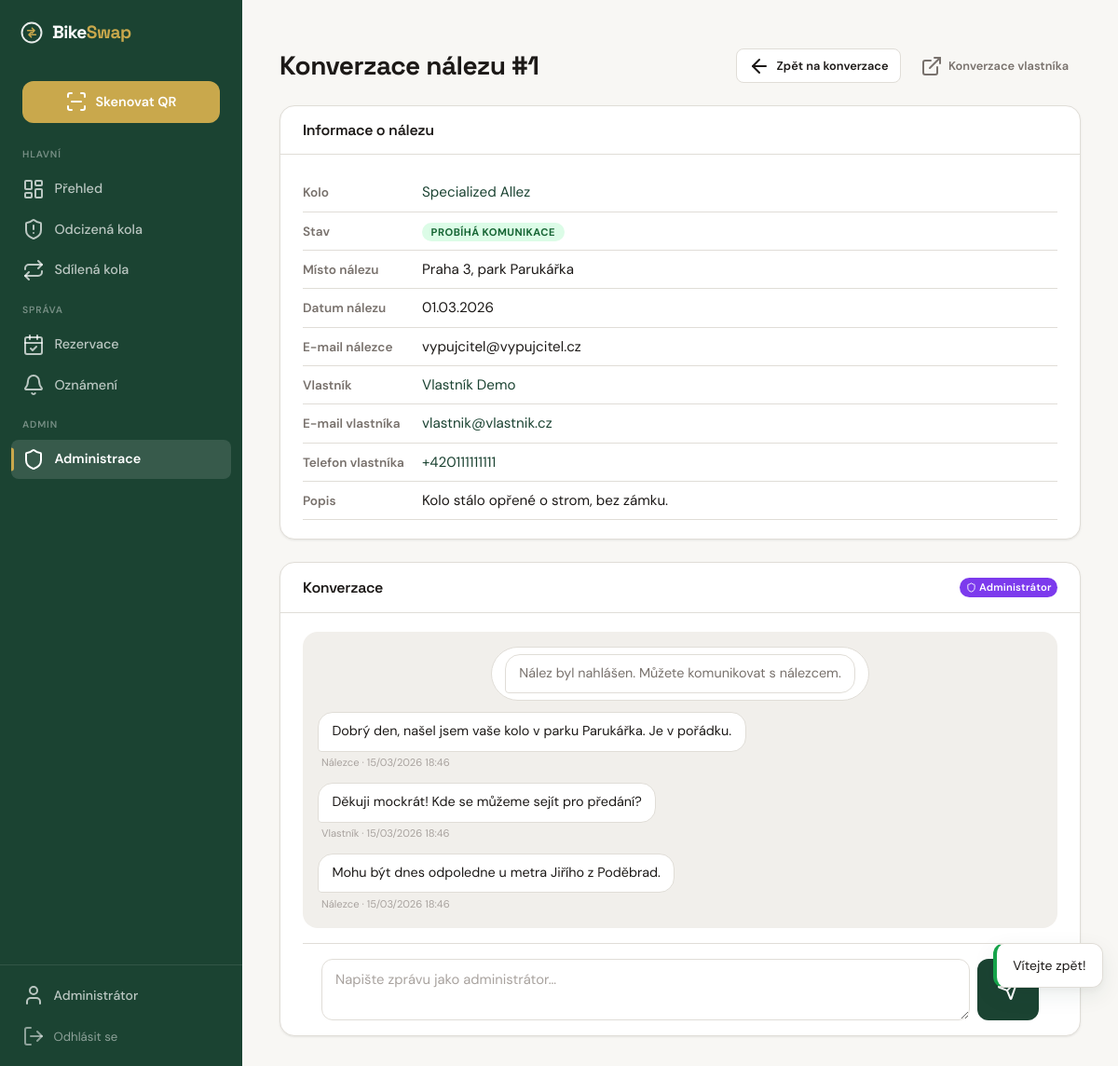
The page /admin/conversation/found/1 (signed in) on the database its author committed.
### tables this page shows
CREATE TABLE IF NOT EXISTS `users` (
    `id`                 INT UNSIGNED    NOT NULL AUTO_INCREMENT,
    `email`              VARCHAR(255)    NOT NULL,
    `password_hash`      VARCHAR(255)    NOT NULL,
    `role`               ENUM('user', 'police', 'admin') NOT NULL DEFAULT 'user',
    `first_name`         VARCHAR(50)     NOT NULL,
    `surname`            VARCHAR(50)     NOT NULL DEFAULT '',
    `phone`              VARCHAR(20)     NULL DEFAULT NULL,
    `address`            VARCHAR(255)    NULL DEFAULT NULL,
    `is_verified`        TINYINT(1)      NOT NULL DEFAULT 0,
    `verification_token` VARCHAR(64)     NULL DEFAULT NULL,
    `password_reset_token`   VARCHAR(64) NULL DEFAULT NULL,
    `password_reset_expires` DATETIME    NULL DEFAULT NULL,
    `totp_secret`        VARCHAR(255)    NULL DEFAULT NULL,
    `totp_enabled`       TINYINT(1)      NOT NULL DEFAULT 0,
    `karma_score`        INT             NOT NULL DEFAULT 0,
    `is_banned`          TINYINT(1)      NOT NULL DEFAULT 0,
    `created_at`         DATETIME        NOT NULL DEFAULT CURRENT_TIMESTAMP,
    `updated_at`         DATETIME        NOT NULL DEFAULT CURRENT_TIMESTAMP ON UPDATE CURRENT_TIMESTAMP,
    `last_login_at`      DATETIME        NULL DEFAULT NULL,

    PRIMARY KEY (`id`),
    UNIQUE KEY `uq_users_email` (`email`),
    KEY `idx_users_role` (`role`)
);

CREATE TABLE IF NOT EXISTS `found_reports` (
    `id`                  INT UNSIGNED    NOT NULL AUTO_INCREMENT,
    `bike_id`             INT UNSIGNED    NULL DEFAULT NULL,
    `qr_hash_scanned`     VARCHAR(64)     NULL DEFAULT NULL,
    `reported_by`         INT UNSIGNED    NULL DEFAULT NULL,
    `reporter_email`      VARCHAR(255)    NULL DEFAULT NULL,
    `reporter_phone`      VARCHAR(20)     NULL DEFAULT NULL,
    `reporter_ip`         VARCHAR(45)     NULL DEFAULT NULL,
    `conversation_token`  VARCHAR(64)     NOT NULL,
    `found_date`          DATE            NULL DEFAULT NULL,
    `found_location_text` VARCHAR(255)    NULL DEFAULT NULL,
    `found_location_lat`  DECIMAL(10, 7)  NULL DEFAULT NULL,
    `found_location_lng`  DECIMAL(10, 7)  NULL DEFAULT NULL,
    `description`         TEXT            NULL DEFAULT NULL,
    `status`              ENUM('pending', 'verified', 'contacted', 'resolved', 'closed') NOT NULL DEFAULT 'pending',
    `verified_by`         INT UNSIGNED    NULL DEFAULT NULL,
    `verified_at`         DATETIME        NULL DEFAULT NULL,
    `created_at`          DATETIME        NOT NULL DEFAULT CURRENT_TIMESTAMP,

    PRIMARY KEY (`id`),
    UNIQUE KEY `uq_found_token` (`conversation_token`),
    KEY `idx_found_bike` (`bike_id`),
    KEY `idx_found_status` (`status`),
    KEY `idx_found_qr` (`qr_hash_scanned`),
    CONSTRAINT `fk_found_bike` FOREIGN KEY (`bike_id`) REFERENCES `bikes` (`id`) ON DELETE SET NULL,
    CONSTRAINT `fk_found_reporter` FOREIGN KEY (`reported_by`) REFERENCES `users` (`id`) ON DELETE SET NULL,
    CONSTRAINT `fk_found_verifier` FOREIGN KEY (`verified_by`) REFERENCES `users` (`id`) ON DELETE SET NULL
);

CREATE TABLE IF NOT EXISTS `bikes` (
    `id`                   INT UNSIGNED    NOT NULL AUTO_INCREMENT,
    `owner_id`             INT UNSIGNED    NOT NULL,
    `qr_hash`              VARCHAR(64)     NOT NULL,
    `brand`                VARCHAR(100)    NOT NULL,
    `model`                VARCHAR(100)    NULL DEFAULT NULL,
    `color`                VARCHAR(50)     NOT NULL,
    `frame_number`         VARCHAR(100)    NULL DEFAULT NULL,
    `year_of_manufacture`  SMALLINT UNSIGNED NULL DEFAULT NULL,
    `description`          TEXT            NULL DEFAULT NULL,
    `status`               ENUM('active', 'stolen', 'found', 'recovered') NOT NULL DEFAULT 'active',
    `is_shared`            TINYINT(1)      NOT NULL DEFAULT 0,
    `auto_accept`          TINYINT(1)      NOT NULL DEFAULT 0,
    `availability_days`    VARCHAR(20)     DEFAULT NULL,
    `created_at`           DATETIME        NOT NULL DEFAULT CURRENT_TIMESTAMP,
    `updated_at`           DATETIME        NOT NULL DEFAULT CURRENT_TIMESTAMP ON UPDATE CURRENT_TIMESTAMP,

    PRIMARY KEY (`id`),
    UNIQUE KEY `uq_bikes_qr_hash` (`qr_hash`),
    KEY `idx_bikes_owner` (`owner_id`),
    KEY `idx_bikes_status` (`status`),
    KEY `idx_bikes_shared` (`is_shared`),
    CONSTRAINT `fk_bikes_owner` FOREIGN KEY (`owner_id`) REFERENCES `users` (`id`) ON DELETE CASCADE
);

CREATE TABLE IF NOT EXISTS `found_report_messages` (
    `id`               INT UNSIGNED    NOT NULL AUTO_INCREMENT,
    `found_report_id`  INT UNSIGNED    NOT NULL,
    `sender_type`      ENUM('owner','finder','system','admin') NOT NULL,
    `sender_user_id`   INT UNSIGNED    NULL DEFAULT NULL,
    `message`          TEXT            NOT NULL,
    `is_read`          TINYINT(1)      NOT NULL DEFAULT 0,
    `created_at`       DATETIME        NOT NULL DEFAULT CURRENT_TIMESTAMP,

    PRIMARY KEY (`id`),
    KEY `idx_frmsg_report` (`found_report_id`, `created_at`),
    CONSTRAINT `fk_frmsg_report` FOREIGN KEY (`found_report_id`) REFERENCES `found_reports` (`id`) ON DELETE CASCADE,
    CONSTRAINT `fk_frmsg_sender` FOREIGN KEY (`sender_user_id`) REFERENCES `users` (`id`) ON DELETE SET NULL
);

### templates/admin/conversation-found.php (the view, shortened to what the rows shown need)
<div class="page-header">
  <h1>Konverzace nálezu #<?= $report->getId() ?></h1>
  <div class="page-header-actions">
    <a href="/admin/conversations" class="btn btn-secondary btn-sm">
    </a>
    <?php if ($report->getBikeId()): ?>
      <a href="/found/<?= $report->getId() ?>/conversation" class="btn btn-ghost btn-sm" target="_blank">
      </a>
    <?php endif; ?>
  </div>
</div>
<div class="card mb-lg">
  <div class="card-body">
    <div class="info-row">
      <span class="info-value">
        <?php if ($bike): ?>
          <a href="/admin/bikes/<?= $bike->getId() ?>"><?= e($bike->getFullName()) ?></a>
        <?php elseif ($report->getQrHashScanned()): ?>
          QR: <?= e($report->getQrHashScanned()) ?>
        <?php else: ?>—<?php endif; ?>
      </span>
    </div>
    <div class="info-row">
      <span class="info-value">
        <span class="status-badge <?= e($report->getStatusClass()) ?>"><?= e($report->getStatusLabel()) ?></span>
      </span>
    </div>
    <div class="info-row">
      <span class="info-label">Místo nálezu</span>
      <span class="info-value"><?= $report->getFoundLocationText() ? e($report->getFoundLocationText()) : '—' ?></span>
    </div>
    <div class="info-row">
      <span class="info-label">Datum nálezu</span>
      <span class="info-value"><?= $report->getFoundDate() ? date('d.m.Y', strtotime($report->getFoundDate())) : '—' ?></span>
    </div>
    <?php if ($report->getReporterEmail()): ?>
    <div class="info-row">
      <span class="info-label">E-mail nálezce</span>
      <span class="info-value"><?= e($report->getReporterEmail()) ?></span>
    </div>
    <?php endif; ?>
    <?php if (isset($owner) && $owner): ?>
    <div class="info-row">
      <span class="info-label">Vlastník</span>
      <span class="info-value">
        <a href="/admin/users/<?= $owner->getId() ?>"><?= e($owner->getFullName()) ?></a>
      </span>
    </div>
    <div class="info-row">
      <span class="info-label">E-mail vlastníka</span>
      <span class="info-value"><a href="mailto:<?= e($owner->getEmail()) ?>"><?= e($owner->getEmail()) ?></a></span>
    </div>
    <?php if ($owner->getPhone()): ?>
    <div class="info-row">
      <span class="info-label">Telefon vlastníka</span>
      <span class="info-value"><a href="tel:<?= e($owner->getPhone()) ?>"><?= e($owner->getPhone()) ?></a></span>
    </div>
    <?php endif; ?>
    <?php endif; ?>
    <?php if ($report->getDescription()): ?>
    <div class="info-row">
      <span class="info-label">Popis</span>
      <span class="info-value"><?= e($report->getDescription()) ?></span>
    </div>
    <?php endif; ?>
  </div>
</div>
<div class="card">
  <div class="card-body" style="padding-bottom:0">
    <div class="conversation-messages" id="conversation-thread">
      <?php if (empty($messages)): ?>
        <div class="conversation-empty text-muted text-center" style="padding:2rem">
          <i data-lucide="message-square" style="width:32px;height:32px;margin-bottom:0.5rem"></i>
          <p>Zatím žádné zprávy.</p>
        </div>
      <?php else: ?>
        <?php foreach ($messages as $msg): ?>
          <?php $isAdmin = $msg->getSenderType() === 'admin'; ?>
          <div class="message <?= $msg->getSenderClass() ?> <?= $isAdmin ? 'mine' : '' ?>">
            <div class="message-bubble"><?= nl2br(e($msg->getMessage())) ?></div>
            <?php if (!$msg->isSystemMessage()): ?>
              <div class="message-meta">
                <?= e($msg->getSenderLabel()) ?>
                · <?= e($msg->getFormattedTime()) ?>
              </div>
            <?php endif; ?>
          </div>
        <?php endforeach; ?>
      <?php endif; ?>
    </div>
  </div>
</div>

### templates/layouts/app.php (shortened to what the rows shown need)
<!DOCTYPE html>
<html lang="cs">
<head>
  <link rel="stylesheet" href="/css/style.css">
</head>
<body class="layout-app">
<div class="app-shell">
  <aside class="sidebar">
    <div class="sidebar-footer">
      <?php if (isset($currentUser)): ?>
        <a href="/profile" class="sidebar-profile-link">
          <i data-lucide="user"></i> <?= e($currentUser->getName()) ?>
        </a>
      <?php endif; ?>
      <?php if (isset($session)): ?>
        <form method="POST" action="/logout" style="margin:0">
          <button type="submit" class="sidebar-logout-btn">
          </button>
        </form>
      <?php endif; ?>
    </div>
  </aside>
  <main class="page-content">
    <?= $content ?? '' ?>
  </main>
</div>
</body>
</html>

### rows shown on the page
users: first_name "Administrátor"
found_reports: id "1", status "PROBÍHÁ KOMUNIKACE", found_location_text "Praha 3, park Parukářka", found_date "01.03.2026", reporter_email "vypujcitel@vypujcitel.cz", description "Kolo stálo opřené o strom, bez zámku."
bikes: $bike->getFullName() "Specialized Allez"
users: $owner->getFullName() "Vlastník Demo", email "vlastnik@vlastnik.cz", phone "+420111111111"
found_report_messages: message "Nález byl nahlášen. Můžete komunikovat s nálezcem."
found_report_messages: message "Dobrý den, našel jsem vaše kolo v parku Parukářka. Je v pořádku.", sender_type "Nálezce", created_at "15/03/2026 18:46"
found_report_messages: message "Děkuji mockrát! Kde se můžeme sejít pro předání?", sender_type "Vlastník", created_at "15/03/2026 18:46"
found_report_messages: message "Mohu být dnes odpoledne u metra Jiřího z Poděbrad.", sender_type "Nálezce", created_at "15/03/2026 18:46"
